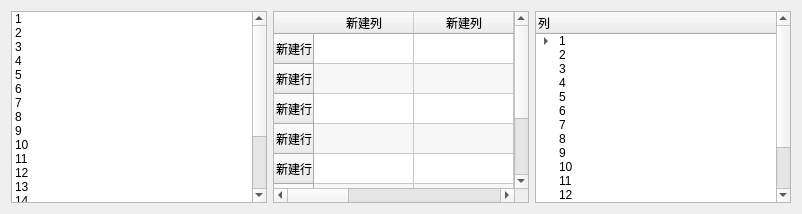
     <widget class="QWidget" name="tab_3">
      <attribute name="title">
       <string>Item Widgets</string>
      </attribute>
      <layout class="QGridLayout" name="gridLayout_3">
       <item row="0" column="0">
        <widget class="QListWidget" name="listWidget">
         <item>
          <property name="text">
           <string>1</string>
          </property>
         </item>
         <item>
          <property name="text">
           <string>2</string>
          </property>
         </item>
         <item>
          <property name="text">
           <string>3</string>
          </property>
         </item>
         <item>
          <property name="text">
           <string>4</string>
          </property>
         </item>
         <item>
          <property name="text">
           <string>5</string>
          </property>
         </item>
         <item>
          <property name="text">
           <string>6</string>
          </property>
         </item>
         <item>
          <property name="text">
           <string>7</string>
          </property>
         </item>
         <item>
          <property name="text">
           <string>8</string>
          </property>
         </item>
         <item>
          <property name="text">
           <string>9</string>
          </property>
         </item>
         <item>
          <property name="text">
           <string>10</string>
          </property>
         </item>
         <item>
          <property name="text">
           <string>11</string>
          </property>
         </item>
         <item>
          <property name="text">
           <string>12</string>
          </property>
         </item>
         <item>
          <property name="text">
           <string>13</string>
          </property>
         </item>
         <item>
          <property name="text">
           <string>14</string>
          </property>
         </item>
         <item>
          <property name="text">
           <string>15</string>
          </property>
         </item>
         <item>
          <property name="text">
           <string>16</string>
          </property>
         </item>
         <item>
          <property name="text">
           <string>17</string>
          </property>
         </item>
         <item>
          <property name="text">
           <string>18</string>
          </property>
         </item>
         <item>
          <property name="text">
           <string>19</string>
          </property>
         </item>
        </widget>
       </item>
       <item row="0" column="1">
        <widget class="QTableWidget" name="tableWidget">
         <property name="alternatingRowColors">
          <bool>true</bool>
         </property>
         <property name="gridStyle">
          <enum>Qt::SolidLine</enum>
         </property>
         <property name="sortingEnabled">
          <bool>true</bool>
         </property>
         <attribute name="horizontalHeaderCascadingSectionResizes">
          <bool>false</bool>
         </attribute>
         <attribute name="horizontalHeaderShowSortIndicator" stdset="0">
          <bool>true</bool>
         </attribute>
         <attribute name="verticalHeaderShowSortIndicator" stdset="0">
          <bool>true</bool>
         </attribute>
         <row>
          <property name="text">
           <string>新建行</string>
          </property>
         </row>
         <row>
          <property name="text">
           <string>新建行</string>
          </property>
         </row>
         <row>
          <property name="text">
           <string>新建行</string>
          </property>
         </row>
         <row>
          <property name="text">
           <string>新建行</string>
          </property>
         </row>
         <row>
          <property name="text">
           <string>新建行</string>
          </property>
         </row>
         <row>
          <property name="text">
           <string>新建行</string>
          </property>
         </row>
         <row>
          <property name="text">
           <string>新建行</string>
          </property>
         </row>
         <row>
          <property name="text">
           <string>新建行</string>
          </property>
         </row>
         <column>
          <property name="text">
           <string>新建列</string>
          </property>
         </column>
         <column>
          <property name="text">
           <string>新建列</string>
          </property>
         </column>
         <column>
          <property name="text">
           <string>新建列</string>
          </property>
         </column>
         <column>
          <property name="text">
           <string>新建列</string>
          </property>
         </column>
         <column>
          <property name="text">
           <string>新建列</string>
          </property>
         </column>
         <column>
          <property name="text">
           <string>新建列</string>
          </property>
         </column>
         <column>
          <property name="text">
           <string>新建列</string>
          </property>
         </column>
        </widget>
       </item>
       <item row="0" column="2">
        <widget class="QTreeWidget" name="treeWidget">
         <property name="alternatingRowColors">
          <bool>false</bool>
         </property>
         <property name="uniformRowHeights">
          <bool>false</bool>
         </property>
         <property name="itemsExpandable">
          <bool>true</bool>
         </property>
         <column>
          <property name="text">
           <string>列</string>
          </property>
         </column>
         <item>
          <property name="text">
           <string>1</string>
          </property>
          <item>
           <property name="text">
            <string>1-1</string>
           </property>
           <item>
            <property name="text">
             <string>1-1-1</string>
            </property>
            <item>
             <property name="text">
              <string>1-1-1-1</string>
             </property>
             <item>
              <property name="text">
               <string>1-1-1-1-1</string>
              </property>
              <item>
               <property name="text">
                <string>1-1-1-1-1-1</string>
               </property>
               <item>
                <property name="text">
                 <string>1-1-1-1-1-1-1</string>
                </property>
                <item>
                 <property name="text">
                  <string>1-1-1-1-1-1-1-1</string>
                 </property>
                 <item>
                  <property name="text">
                   <string>1-1-1-1-1-1-1-1</string>
                  </property>
                 </item>
                </item>
               </item>
              </item>
             </item>
            </item>
           </item>
          </item>
          <item>
           <property name="text">
            <string>1-2</string>
           </property>
          </item>
          <item>
           <property name="text">
            <string>1-3</string>
           </property>
          </item>
          <item>
           <property name="text">
            <string>1-4</string>
           </property>
          </item>
         </item>
         <item>
          <property name="text">
           <string>2</string>
          </property>
         </item>
         <item>
          <property name="text">
           <string>3</string>
          </property>
         </item>
         <item>
          <property name="text">
           <string>4</string>
          </property>
         </item>
         <item>
          <property name="text">
           <string>5</string>
          </property>
         </item>
         <item>
          <property name="text">
           <string>6</string>
          </property>
         </item>
         <item>
          <property name="text">
           <string>7</string>
          </property>
         </item>
         <item>
          <property name="text">
           <string>8</string>
          </property>
         </item>
         <item>
          <property name="text">
           <string>9</string>
          </property>
         </item>
         <item>
          <property name="text">
           <string>10</string>
          </property>
         </item>
         <item>
          <property name="text">
           <string>11</string>
          </property>
         </item>
         <item>
          <property name="text">
           <string>12</string>
          </property>
         </item>
         <item>
          <property name="text">
           <string>13</string>
          </property>
         </item>
         <item>
          <property name="text">
           <string>14</string>
          </property>
         </item>
         <item>
          <property name="text">
           <string>15</string>
          </property>
         </item>
         <item>
          <property name="text">
           <string>16</string>
          </property>
         </item>
        </widget>
       </item>
      </layout>
     </widget>
